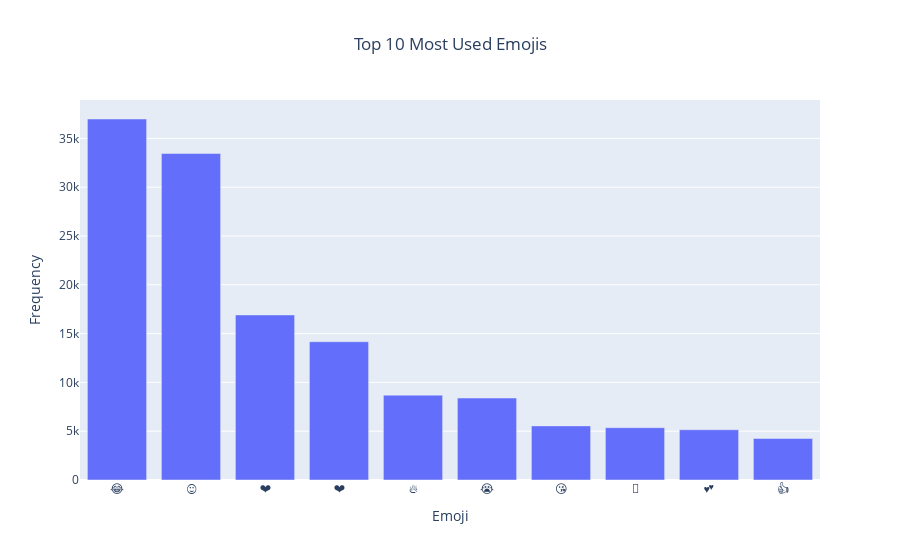

Here is the notebook cell this chart was saved with:
### Code cell
layout = go.Layout(
    title='Top 10 Most Used Emojis',  # <-- This is where you set the title
    title_x=0.5, # This centers the title
    xaxis_title='Emoji',
    yaxis_title='Frequency'
)

# Create the figure with the trace and layout
fig = go.Figure(data=[trace], layout=layout)

# Plot the figure
iplot(fig)

### Figure 1 — Plotly figure (JSON) as saved in the notebook; plotly's stock layout.template omitted (floating-point values rounded to 4 significant figures)
{"data": [{"type": "bar", "x": ["😂", "😍", "❤️", "❤", "🔥", "😭", "😘", "💖", "💕", "👍"], "y": [36987, 33453, 16911, 14167, 8694, 8398, 5545, 5359, 5147, 4251]}], "layout": {"autosize": true, "title": {"text": "Top 10 Most Used Emojis", "x": 0.5}, "xaxis": {"autorange": true, "range": [-0.5, 9.5], "title": {"text": "Emoji"}, "type": "category"}, "yaxis": {"autorange": true, "range": [0, 38930.0], "title": {"text": "Frequency"}, "type": "linear"}}}
